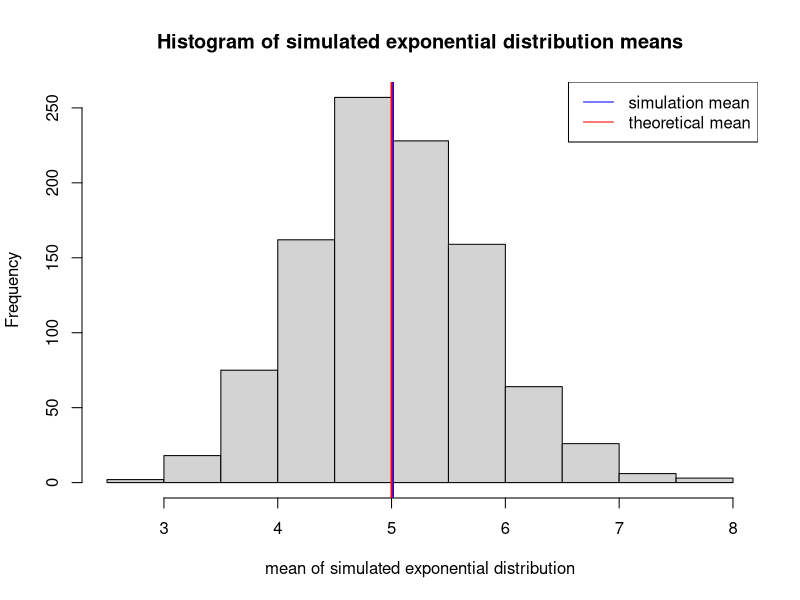
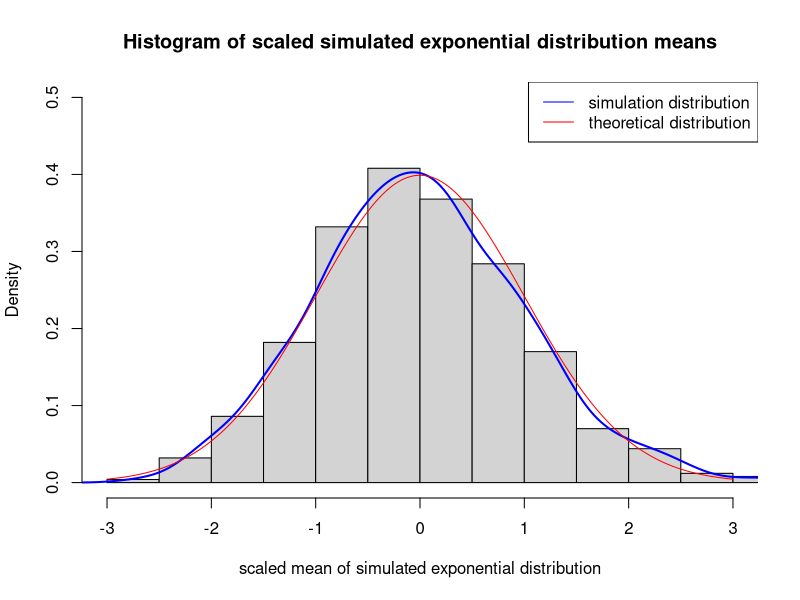

Write the R code that produced these figures, in order.
## ---- chunk 1
set.seed(123)
n_exp = 40 # set the number of random number of exponential distribution
n_sim = 1000 # set the number of simulation
lambda = 0.2 # set the lambda in exponential distribution

sim_means = NULL
for (i in 1: n_sim) {
        sim_means = c(sim_means, mean(rexp(n_exp, lambda)))
}
## ---- chunk 2
sample_mean = mean(sim_means)
theoretical_mean = 1/lambda
means_comp = c(sample_mean, theoretical_mean)
names(means_comp) = c("sample mean", "theoretical mean")
print (means_comp)
## ---- chunk 3
hist(sim_means, xlab = "mean of simulated exponential distribution",
     main = "Histogram of simulated exponential distribution means")
abline(v = sample_mean, lwd = 2, col = "blue")
abline(v = 1/lambda, lwd = 2, col = "red")
legend("topright", legend = c("simulation mean", "theoretical mean"), 
       col = c("blue", "red"), lty = 1)
## ---- chunk 4
sample_var = var(sim_means)
theoretical_var = (1/lambda ^ 2) / n_exp
var_comp = c(sample_var, theoretical_var)
names(var_comp) = c("sample variance", "theoretical variance")
print (var_comp)
## ---- chunk 5
scale_sim_means = scale(sim_means) # scale the simulated means
hist(scale_sim_means, xlab = "scaled mean of simulated exponential distribution", main = "Histogram of scaled simulated exponential distribution means", xlim = c(-3, 3), ylim = c(0, 0.5), prob = T)
lines(density(scale_sim_means), lwd = 2, col = "blue")
x = seq(-3,3, 0.001)
lines(x, dnorm(x = x, mean = 0, sd = 1), col = "red")
legend("topright", legend = c("simulation distribution", "theoretical distribution"), col = c("blue", "red"), lty = 1)
